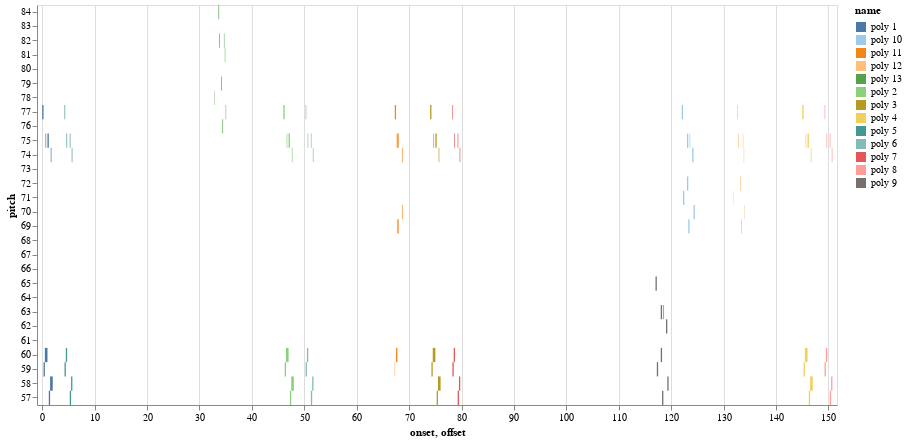

The notebook cell saved with this chart:
### Code cell
plotpolygrams([], best2) #, start=0, stop=10)

### Figure 1 — Vega-Lite specification as saved in the notebook (floating-point values rounded to 4 significant figures)
{"data": {"values": [{"name": "poly 1", "offset": 0.25, "onset": 0, "pitch": 77}, {"name": "poly 1", "offset": 0.5, "onset": 0.25, "pitch": 59}, {"name": "poly 1", "offset": 1, "onset": 0.5, "pitch": 60}, {"name": "poly 1", "offset": 0.75, "onset": 0.625, "pitch": 75}, {"name": "poly 1", "offset": 1.25, "onset": 1, "pitch": 75}, {"name": "poly 1", "offset": 1.5, "onset": 1.25, "pitch": 57}, {"name": "poly 1", "offset": 2, "onset": 1.5, "pitch": 58}, {"name": "poly 1", "offset": 1.75, "onset": 1.625, "pitch": 74}, {"name": "poly 2", "offset": 46.25, "onset": 46, "pitch": 77}, {"name": "poly 2", "offset": 46.5, "onset": 46.25, "pitch": 59}, {"name": "poly 2", "offset": 47, "onset": 46.5, "pitch": 60}, {"name": "poly 2", "offset": 46.75, "onset": 46.62, "pitch": 75}, {"name": "poly 2", "offset": 47.25, "onset": 47, "pitch": 75}, {"name": "poly 2", "offset": 47.5, "onset": 47.25, "pitch": 57}, {"name": "poly 2", "offset": 48, "onset": 47.5, "pitch": 58}, {"name": "poly 2", "offset": 47.75, "onset": 47.62, "pitch": 74}, {"name": "poly 3", "offset": 74.25, "onset": 74, "pitch": 77}, {"name": "poly 3", "offset": 74.5, "onset": 74.25, "pitch": 59}, {"name": "poly 3", "offset": 75, "onset": 74.5, "pitch": 60}, {"name": "poly 3", "offset": 74.75, "onset": 74.62, "pitch": 75}, {"name": "poly 3", "offset": 75.25, "onset": 75, "pitch": 75}, {"name": "poly 3", "offset": 75.5, "onset": 75.25, "pitch": 57}, {"name": "poly 3", "offset": 76, "onset": 75.5, "pitch": 58}, {"name": "poly 3", "offset": 75.75, "onset": 75.62, "pitch": 74}, {"name": "poly 4", "offset": 145.2, "onset": 145, "pitch": 77}, {"name": "poly 4", "offset": 145.5, "onset": 145.2, "pitch": 59}, {"name": "poly 4", "offset": 146, "onset": 145.5, "pitch": 60}, {"name": "poly 4", "offset": 145.8, "onset": 145.6, "pitch": 75}, {"name": "poly 4", "offset": 146.2, "onset": 146, "pitch": 75}, {"name": "poly 4", "offset": 146.5, "onset": 146.2, "pitch": 57}, {"name": "poly 4", "offset": 147, "onset": 146.5, "pitch": 58}, {"name": "poly 4", "offset": 146.8, "onset": 146.6, "pitch": 74}, {"name": "poly 5", "offset": 4.375, "onset": 4.25, "pitch": 77}, {"name": "poly 5", "offset": 4.5, "onset": 4.25, "pitch": 59}, {"name": "poly 5", "offset": 4.75, "onset": 4.5, "pitch": 60}, {"name": "poly 5", "offset": 4.75, "onset": 4.625, "pitch": 75}, {"name": "poly 5", "offset": 5.375, "onset": 5.25, "pitch": 75}, {"name": "poly 5", "offset": 5.5, "onset": 5.25, "pitch": 57}, {"name": "poly 5", "offset": 5.75, "onset": 5.5, "pitch": 58}, {"name": "poly 5", "offset": 5.75, "onset": 5.625, "pitch": 74}, {"name": "poly 6", "offset": 50.38, "onset": 50.25, "pitch": 77}, {"name": "poly 6", "offset": 50.5, "onset": 50.25, "pitch": 59}, {"name": "poly 6", "offset": 50.75, "onset": 50.5, "pitch": 60}, {"name": "poly 6", "offset": 50.75, "onset": 50.62, "pitch": 75}, {"name": "poly 6", "offset": 51.38, "onset": 51.25, "pitch": 75}, {"name": "poly 6", "offset": 51.5, "onset": 51.25, "pitch": 57}, {"name": "poly 6", "offset": 51.75, "onset": 51.5, "pitch": 58}, {"name": "poly 6", "offset": 51.75, "onset": 51.62, "pitch": 74}, {"name": "poly 7", "offset": 78.38, "onset": 78.25, "pitch": 77}, {"name": "poly 7", "offset": 78.5, "onset": 78.25, "pitch": 59}, {"name": "poly 7", "offset": 78.75, "onset": 78.5, "pitch": 60}, {"name": "poly 7", "offset": 78.75, "onset": 78.62, "pitch": 75}, {"name": "poly 7", "offset": 79.38, "onset": 79.25, "pitch": 75}, {"name": "poly 7", "offset": 79.5, "onset": 79.25, "pitch": 57}, {"name": "poly 7", "offset": 79.75, "onset": 79.5, "pitch": 58}, {"name": "poly 7", "offset": 79.75, "onset": 79.62, "pitch": 74}, {"name": "poly 8", "offset": 149.4, "onset": 149.2, "pitch": 77}, {"name": "poly 8", "offset": 149.5, "onset": 149.2, "pitch": 59}, {"name": "poly 8", "offset": 149.8, "onset": 149.5, "pitch": 60}, {"name": "poly 8", "offset": 149.8, "onset": 149.6, "pitch": 75}, {"name": "poly 8", "offset": 150.4, "onset": 150.2, "pitch": 75}, {"name": "poly 8", "offset": 150.5, "onset": 150.2, "pitch": 57}, {"name": "poly 8", "offset": 150.8, "onset": 150.5, "pitch": 58}, {"name": "poly 8", "offset": 150.8, "onset": 150.6, "pitch": 74}, {"name": "poly 9", "offset": 117.2, "onset": 117, "pitch": 65}, {"name": "poly 9", "offset": 117.5, "onset": 117.2, "pitch": 59}, {"name": "poly 9", "offset": 118.2, "onset": 118, "pitch": 63}, {"name": "poly 9", "offset": 118.2, "onset": 118, "pitch": 60}, {"name": "poly 9", "offset": 118.5, "onset": 118.2, "pitch": 57}, {"name": "poly 9", "offset": 118.6, "onset": 118.5, "pitch": 63}, {"name": "poly 9", "offset": 119.2, "onset": 119, "pitch": 62}, {"name": "poly 9", "offset": 119.5, "onset": 119.2, "pitch": 58}, {"name": "poly 10", "offset": 122.2, "onset": 122, "pitch": 77}, {"name": "poly 10", "offset": 122.5, "onset": 122.2, "pitch": 71}, {"name": "poly 10", "offset": 123.2, "onset": 123, "pitch": 75}, {"name": "poly 10", "offset": 123.2, "onset": 123, "pitch": 72}, {"name": "poly 10", "offset": 123.5, "onset": 123.2, "pitch": 69}, {"name": "poly 10", "offset": 123.6, "onset": 123.5, "pitch": 75}, {"name": "poly 10", "offset": 124.2, "onset": 124, "pitch": 74}, {"name": "poly 10", "offset": 124.5, "onset": 124.2, "pitch": 70}, {"name": "poly 11", "offset": 67.5, "onset": 67.25, "pitch": 77}, {"name": "poly 11", "offset": 67.31, "onset": 67.25, "pitch": 59}, {"name": "poly 11", "offset": 67.75, "onset": 67.5, "pitch": 60}, {"name": "poly 11", "offset": 67.75, "onset": 67.62, "pitch": 75}, {"name": "poly 11", "offset": 68, "onset": 67.75, "pitch": 75}, {"name": "poly 11", "offset": 68, "onset": 67.75, "pitch": 69}, {"name": "poly 11", "offset": 68.75, "onset": 68.62, "pitch": 74}, {"name": "poly 11", "offset": 68.75, "onset": 68.62, "pitch": 70}, {"name": "poly 12", "offset": 131.9, "onset": 131.9, "pitch": 71}, {"name": "poly 12", "offset": 132.8, "onset": 132.6, "pitch": 77}, {"name": "poly 12", "offset": 132.9, "onset": 132.8, "pitch": 75}, {"name": "poly 12", "offset": 133.2, "onset": 133.1, "pitch": 72}, {"name": "poly 12", "offset": 133.5, "onset": 133.4, "pitch": 69}, {"name": "poly 12", "offset": 133.7, "onset": 133.7, "pitch": 75}, {"name": "poly 12", "offset": 133.9, "onset": 133.8, "pitch": 74}, {"name": "poly 12", "offset": 134.1, "onset": 134, "pitch": 70}, {"name": "poly 13", "offset": 32.94, "onset": 32.88, "pitch": 78}, {"name": "poly 13", "offset": 33.75, "onset": 33.62, "pitch": 84}, {"name": "poly 13", "offset": 33.88, "onset": 33.75, "pitch": 82}, {"name": "poly 13", "offset": 34.25, "onset": 34.12, "pitch": 79}, {"name": "poly 13", "offset": 34.5, "onset": 34.38, "pitch": 76}, {"name": "poly 13", "offset": 34.75, "onset": 34.67, "pitch": 82}, {"name": "poly 13", "offset": 34.92, "onset": 34.83, "pitch": 81}, {"name": "poly 13", "offset": 35.08, "onset": 35, "pitch": 77}]}, "encoding": {"color": {"field": "name", "scale": {"scheme": "tableau20"}, "type": "nominal"}, "tooltip": {"field": "pitch", "type": "quantitative"}, "x": {"field": "onset", "scale": {"domain": [-1, 151.6]}, "type": "quantitative"}, "x2": {"field": "offset", "type": "quantitative"}, "y": {"field": "pitch", "scale": {"domain": [84, 83, 82, 81, 80, 79, 78, 77, 76, 75, 74, 73, 72, 71, 70, 69, 68, 67, 66, 65, 64, 63, 62, 61, 60, 59, 58, 57]}, "type": "ordinal"}}, "height": 400, "mark": {"clip": true, "type": "rect"}, "width": 800}
